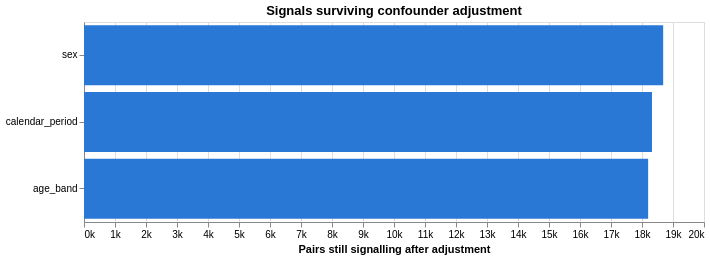

Vega-Lite specification for this chart:
### Vega-Lite specification from a JSON file in a GitHub repository (floating-point values rounded to 4 significant figures)
{"config": {"view": {"continuousWidth": 300, "continuousHeight": 300}}, "data": {"name": "data-6fc1d84ab4c32500263fc1df03e259b0"}, "mark": {"type": "bar", "color": "#2a78d6"}, "encoding": {"tooltip": [{"field": "tested", "format": ",", "type": "quantitative"}, {"field": "surviving", "format": ",", "type": "quantitative"}, {"field": "heterogeneous", "format": ",", "type": "quantitative"}], "x": {"axis": {"format": "~s"}, "field": "surviving", "title": "Pairs still signalling after adjustment", "type": "quantitative"}, "y": {"field": "variable", "sort": "-x", "title": null, "type": "nominal"}}, "height": 200, "title": "Signals surviving confounder adjustment", "width": 620, "$schema": "https://vega.github.io/schema/vega-lite/v6.1.0.json", "datasets": {"data-6fc1d84ab4c32500263fc1df03e259b0": [{"variable": "sex", "tested": 18687, "surviving": 18683, "heterogeneous": 9548, "survival_rate": 0.9998}, {"variable": "age_band", "tested": 18445, "surviving": 18198, "heterogeneous": 13963, "survival_rate": 0.9866}, {"variable": "calendar_period", "tested": 18458, "surviving": 18322, "heterogeneous": 14082, "survival_rate": 0.9926}]}}
